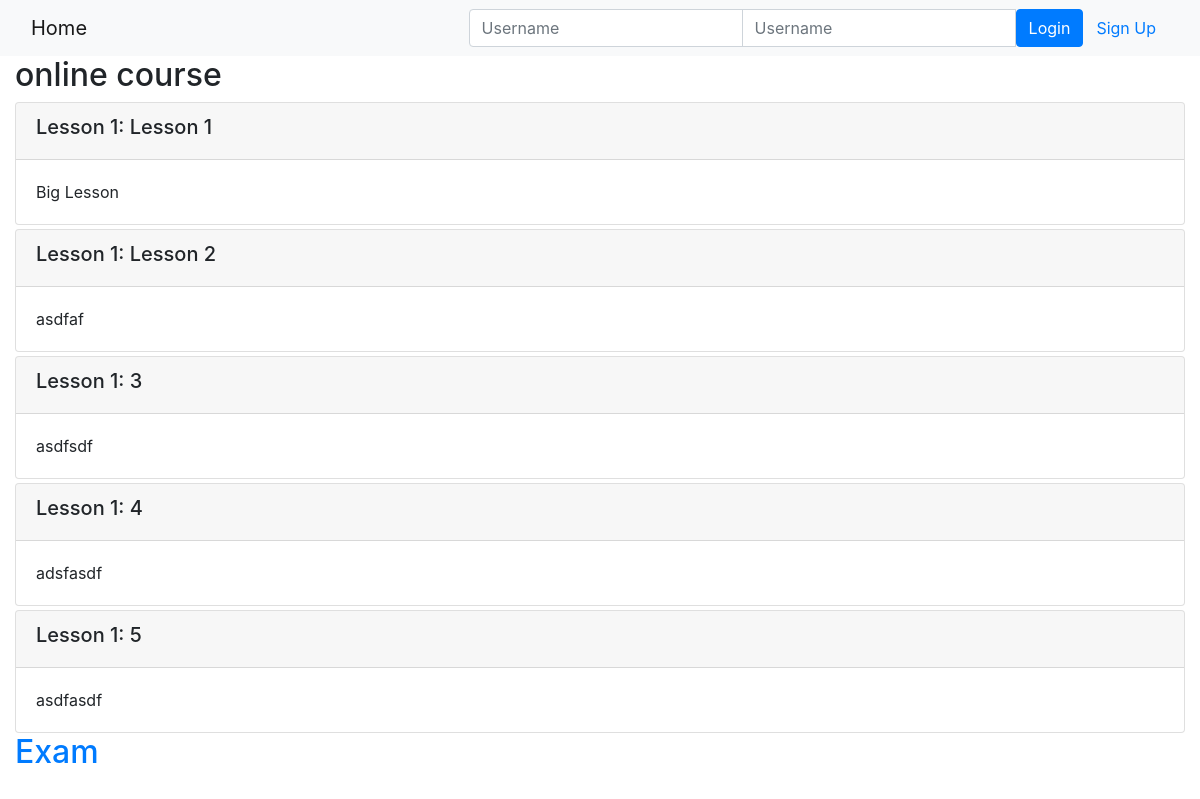
Before: /onlinecourse/1/ with the older database file.
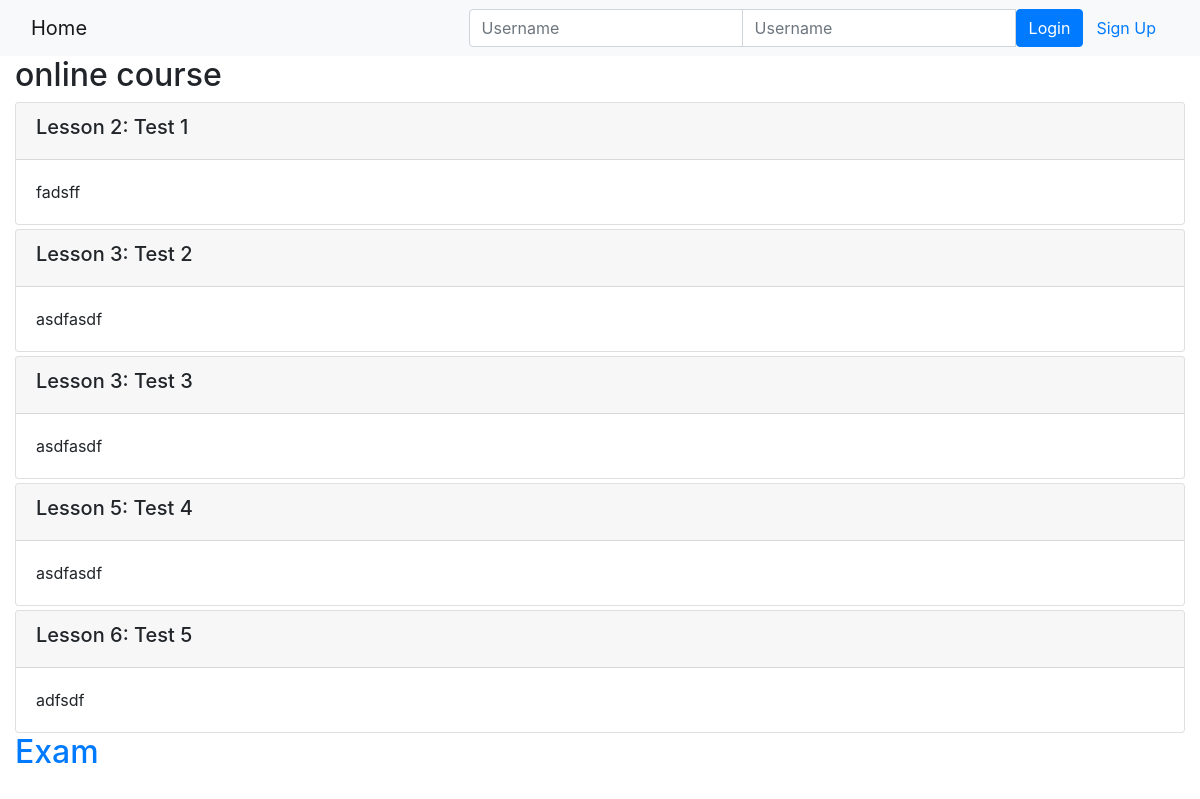
After: the same page with the newer database file.
### onlinecourse/models.py (models this page shows)
class Lesson(models.Model):
    title = models.CharField(max_length=200, default="title")
    order = models.IntegerField(default=0)
    course = models.ForeignKey(Course, on_delete=models.CASCADE)
    content = models.TextField()

### onlinecourse/views.py (the view)
# urls.py: path('<int:pk>/', views.CourseDetailView.as_view(), name='course_details'),
class CourseDetailView(generic.DetailView):
    model = Course
    template_name = 'onlinecourse/course_detail_bootstrap.html'

### onlinecourse/templates/onlinecourse/course_detail_bootstrap.html (shortened to what this page needs)
<!DOCTYPE html>
<html lang="en">
<head>
     {% load static %}
    <link rel="stylesheet" href="https://maxcdn.bootstrapcdn.com/bootstrap/4.5.2/css/bootstrap.min.css">
</head>
<body>
    <nav class="navbar navbar-light bg-light">
        <div class="container-fluid">
            <div class="navbar-header">
                  <a class="navbar-brand" href="{% url 'onlinecourse:index' %}">Home</a>
            </div>
            <ul class="nav navbar-nav navbar-right">
                {% if user.is_authenticated %}
                <li>
                    <a class="btn btn-link" href="#">{{ user.first_name }}({{ user.username }})</a>
                    <a class="btn btn-link" href="{% url 'onlinecourse:logout' %}">Logout</a>
                </li>
                {% else %}
                <li>
                    <form class="form-inline" action="{% url 'onlinecourse:login' %}" method="post">
                        <div class="input-group">
                            <input type="text" class="form-control" placeholder="Username" name="username" >
                            <input type="password" class="form-control" placeholder="Username" name="psw" >
                            <button class="btn btn-primary" type="submit">Login</button>
                            <a class="btn btn-link" href="{% url 'onlinecourse:registration' %}">Sign Up</a>
                        </div>
                    </form>
                </li>
                {% endif %}
            </ul>
        </div>
    </nav>
    <div class="container-fluid">
            <h2>{{ course.name }}</h2>
            <div class="card-columns-vertical">
                {% for lesson in course.lesson_set.all %}
                    <div class="card mt-1">
                        <div class="card-header"><h5>Lesson {{lesson.order|add:1}}: {{lesson.title}}</h5></div>
                        <div class="card-body">{{lesson.content}}</div>
                    </div>
                {% endfor %}
            </div>
            <h2><a href="#exam" class="" data-toggle="collapse">Exam</a></h2>
</body>
</html>

Changed rows visible on the page:
changed Lesson: order|add "1" → "2"; title "Lesson 1" → "Test 1"; content "Big Lesson" → "fadsff"
changed Lesson: order|add "1" → "3"; title "Lesson 2" → "Test 2"; content "asdfaf" → "asdfasdf"
changed Lesson: order|add "1" → "3"; title "3" → "Test 3"; content "asdfsdf" → "asdfasdf"
changed Lesson: order|add "1" → "5"; title "4" → "Test 4"; content "adsfasdf" → "asdfasdf"
changed Lesson: order|add "1" → "6"; title "5" → "Test 5"; content "asdfasdf" → "adfsdf"
